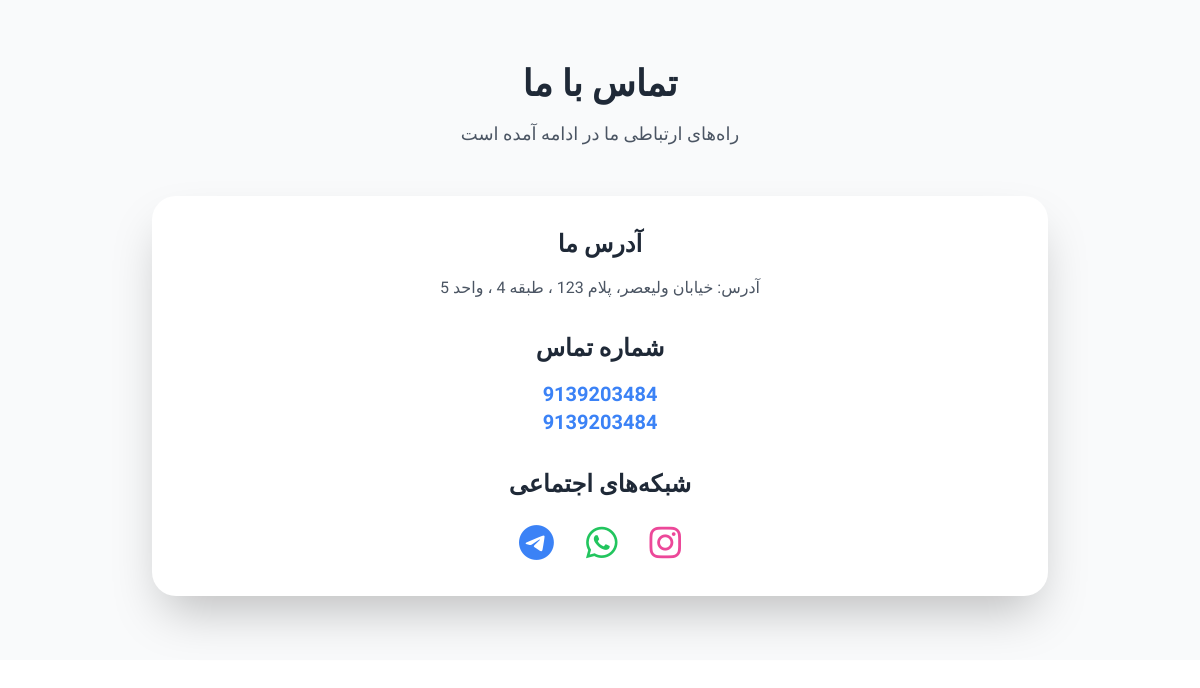
Page /contact/ on the committed database.
### HomeModule/models.py (models this page shows, shortened)
class SiteSettingsModel(models.Model):
    shop_name = models.CharField(max_length=120, verbose_name="نام قروشگاه")
    logo = models.ImageField(upload_to='Media/logo', verbose_name='لوگو')
    phone_number = models.CharField(max_length=20, verbose_name='شماره تماس')
    second_phone_number = models.CharField(max_length=20, null=True, verbose_name='شماره تماس')
    address = models.CharField(max_length=300, verbose_name='آدرس فروشگاه')
    about_us_title = models.CharField(max_length=200, verbose_name='تیتر درباره ما')
    about_us_text = models.TextField(verbose_name='متن درباره ما')
    contact_us_text = models.TextField(verbose_name='متن تماس با ما', null=True)
    copy_right_text = models.TextField(verbose_name="متن کپی رایت")
    whatsapp = models.URLField(verbose_name='واتساپ', null=True)
    telegram = models.URLField(verbose_name='تلگرام', null=True)
    instagram = models.URLField(verbose_name='اینستاگرم', null=True)
    email = models.EmailField(verbose_name="ایمیل", null=True)
    is_active = models.BooleanField(default=True, verbose_name='فعال / غیر فعال')
    class Meta:
        verbose_name = 'تنظیمات'
        verbose_name_plural = 'تنظیمات'

### ContactUsModule/views.py (the view)
# urls.py: path("", views.contact_us, name="ContactUsPage"),
def contact_us(request):
    current_site_setting = models.SiteSettingsModel.objects.filter(is_active=True).first()
    context = {
        "site_setting": current_site_setting,
    }
    return render(request, 'ContactUs/ContactUs.html', context)

### templates/ContactUs/ContactUs.html (shortened to what this page needs)
{% extends 'Base/Base.html' %}
{% block content %}
	<main class="w-full px-6 md:px-12 py-16 bg-gray-50">
      <header class="text-center mb-12">
        <h1 class="text-4xl font-extrabold text-gray-800 mb-4">تماس با ما</h1>
        <p class="text-gray-600 text-lg">
          {{ site_setting.contact_us_text }}
        </p>
      </header>
      <section class="max-w-4xl mx-auto bg-white shadow-2xl rounded-3xl p-8">
        <div class="mb-8 text-center">
          <h2 class="text-2xl font-bold text-gray-800 mb-4">آدرس ما</h2>
          <p class="text-gray-600 text-base">
            {{ site_setting.address }}
          </p>
        </div>
        <div class="mb-8 text-center">
          <h2 class="text-2xl font-bold text-gray-800 mb-4">شماره تماس</h2>
          <a href="tel:{{ site_setting.phone_number }}" class="text-xl font-semibold text-blue-500 hover:underline hover:text-blue-600">
            {{ site_setting.phone_number }}
          </a>
          <br>
          <a href="tel:{{ site_setting.second_phone_number }}" class="text-xl font-semibold text-blue-500 hover:underline hover:text-blue-600">
          {{ site_setting.second_phone_number }}
          </a>
        </div>
        <div class="text-center">
          <h2 class="text-2xl font-bold text-gray-800 mb-6">
            شبکه‌های اجتماعی
          </h2>
          <div class="flex justify-center gap-8">
            <a href="{{ site_setting.instagram }}" target="_blank" class="text-pink-500 hover:text-pink-600 text-4xl transition duration-300" aria-label="Instagram">
              <i class="fab fa-instagram" aria-hidden="true"></i>
            </a>
            <a href="{{ site_setting.whatsapp }}" target="_blank" class="text-green-500 hover:text-green-600 text-4xl transition duration-300" aria-label="WhatsApp">
              <i class="fab fa-whatsapp" aria-hidden="true"></i>
            </a>
            <a href="{{ site_setting.telegram }}" target="_blank" class="text-blue-500 hover:text-blue-600 text-4xl transition duration-300" aria-label="Telegram">
              <i class="fab fa-telegram" aria-hidden="true"></i>
            </a>
          </div>
        </div>
      </section>
    </main>
{% endblock %}

### Static/assets/styles/style.css (style rules this page uses)
* { box-sizing: border-box; }
body { font-family: "Vazirmatn", serif; overflow-x: hidden; max-width: 100%; padding: 0; margin: 0; }

### rows in the picture
SiteSettingsModel: contact_us_text "راه‌های ارتباطی ما در ادامه آمده است", address "آدرس: خیابان ولیعصر، پلام 123 ، طبقه 4 ، واحد 5", phone_number "9139203484", second_phone_number "9139203484"
